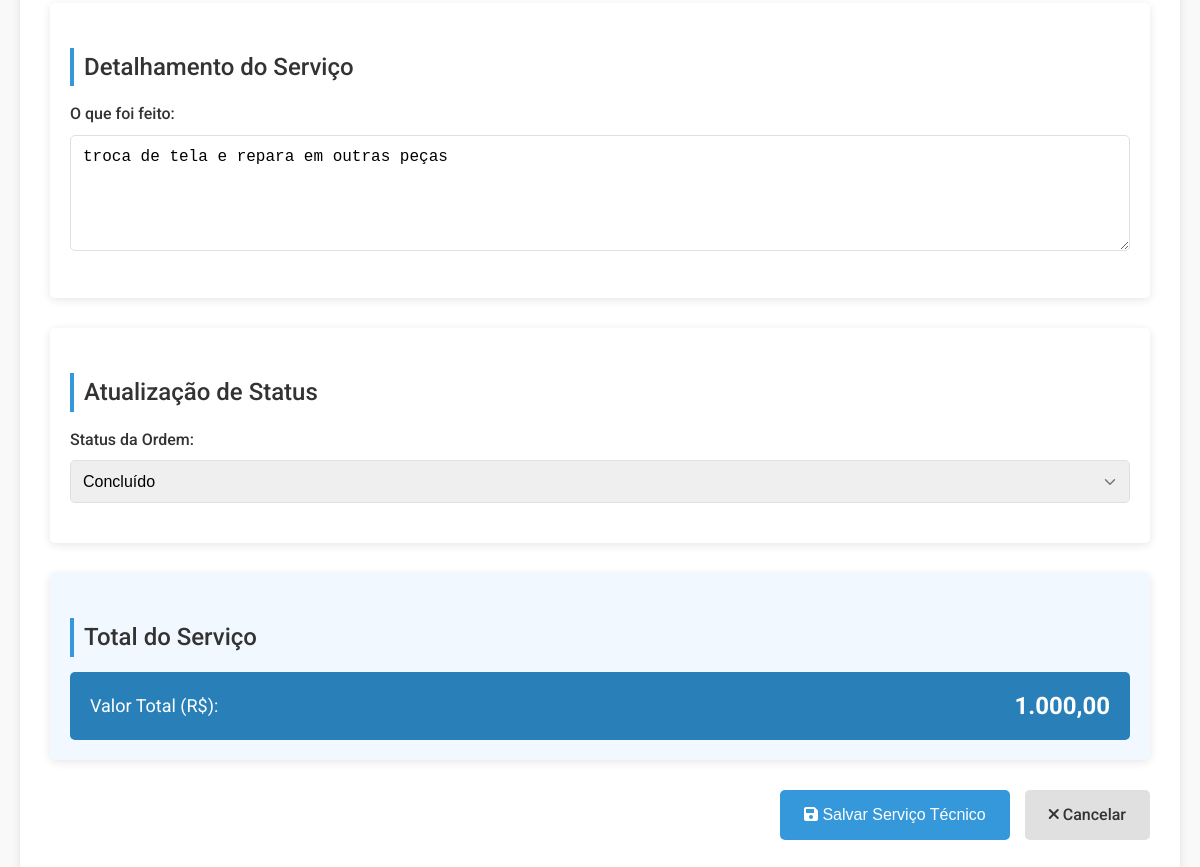
The app's page /servico-tecnico/5 (signed in, lower part), older data.
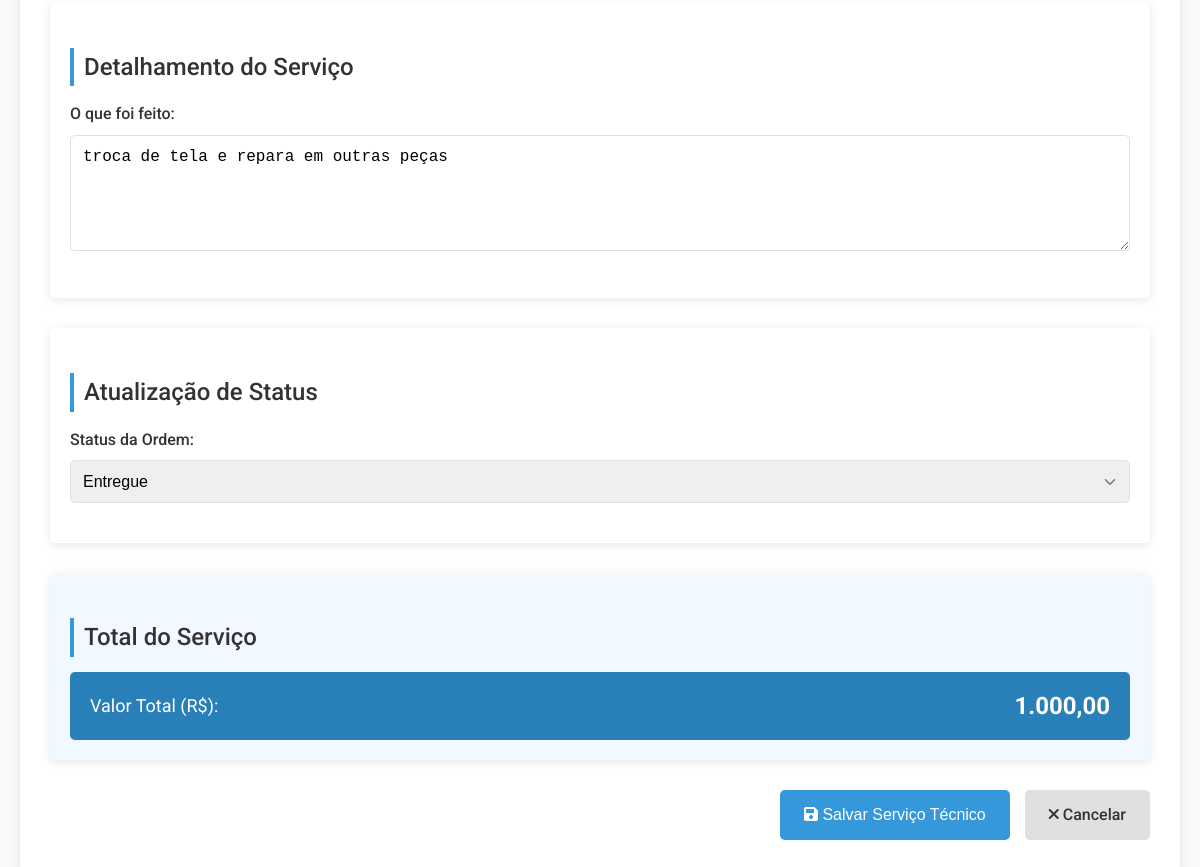
The same page, newer data.
### tables this page shows
CREATE TABLE ordens (
    id INTEGER PRIMARY KEY AUTOINCREMENT,
    equipamento_id INTEGER NOT NULL,
    usuario_id INTEGER NOT NULL,
    status TEXT NOT NULL,
    declaracao TEXT,
    relatorio_pecas TEXT,
    data_criacao TIMESTAMP DEFAULT CURRENT_TIMESTAMP, visivel INTEGER DEFAULT 1,
    FOREIGN KEY (equipamento_id) REFERENCES equipamentos (id),
    FOREIGN KEY (usuario_id) REFERENCES usuarios (id)
);

### app.py (the view, shortened to what this page needs)
@app.route('/servico-tecnico/<int:ordem_id>', methods=['GET', 'POST'])
@login_required
def servico_tecnico(ordem_id):
    with sqlite3.connect('database.db') as conn:
        cursor = conn.cursor()
        cursor.execute('''
            SELECT o.id, c.nome, e.marca, e.modelo, e.serie, e.estado_equipamento, e.defeito_relatado,
                   o.status, o.declaracao, o.relatorio_pecas, o.data_criacao, u.nome
            FROM ordens o
            JOIN equipamentos e ON o.equipamento_id = e.id
            JOIN clientes c ON e.cliente_id = c.id
            JOIN usuarios u ON o.usuario_id = u.id
            WHERE o.id = ?
        ''', (ordem_id,))
        ordem = cursor.fetchone()
        if not ordem:
            flash('Ordem de serviço não encontrada.')
            return redirect(url_for('index'))
        cursor.execute('''
            SELECT diagnostico, descricao_servico, valor_mao_obra, servico_realizado, produtos
            FROM servicos_tecnicos
            WHERE ordem_id = ?
        ''', (ordem_id,))
        servico = cursor.fetchone()
        if servico:
            produtos = json.loads(servico[4]) if servico[4] else []
            servico = {
                'diagnostico': servico[0],
                'descricao_servico': servico[1],
                'valor_mao_obra': servico[2],
                'servico_realizado': servico[3],
                'produtos': produtos
            }
    return render_template('servico_tecnico.html',
                           ordem=ordem,
                           servico=servico,
                           usuario=session.get('usuario_nome'))

### app.py (called while the page is built)
def login_required(view):
    @functools.wraps(view)
    def wrapped_view(**kwargs):
        if 'usuario_id' not in session:
            return redirect(url_for('login'))
        return view(**kwargs)
    return wrapped_view

### templates/servico_tecnico.html (shortened to what this page needs)
<!DOCTYPE html>
<html lang="pt-br">
<head>
    <link rel="stylesheet" href="https://cdnjs.cloudflare.com/ajax/libs/font-awesome/6.0.0/css/all.min.css">
    <link rel="stylesheet" href="{{ url_for('static', filename='css/style.css') }}">
</head>
<body>
    <div class="container">
        <form method="POST" class="form-servico" id="form-servico">
            <div class="form-section">
                <h2 class="subtitle">Detalhamento do Serviço</h2>
                <div class="form-group">
                    <label for="servico_realizado">O que foi feito:</label>
                    <textarea id="servico_realizado" name="servico_realizado" rows="5"
                        required>{{ servico.servico_realizado if servico else '' }}</textarea>
                </div>
            </div>
            <div class="form-section">
                <h2 class="subtitle">Atualização de Status</h2>
                <div class="form-group">
                    <label for="status">Status da Ordem:</label>
                    <select id="status" name="status" required>
                        <option value="Concluído" {% if ordem[7]=='Concluído' %}selected{% endif %}>Concluído</option>
                        <option value="Entregue" {% if ordem[7]=='Entregue' %}selected{% endif %}>Entregue</option>
                    </select>
                </div>
            </div>
            <div class="form-section total-section">
                <h2 class="subtitle">Total do Serviço</h2>
                <div class="total-box">
                    <div class="total-label">Valor Total (R$):</div>
                    <div class="total-value" id="valor-total">0,00</div>
                </div>
            </div>
            <div class="buttons">
                <button type="submit" class="btn-primary">
                    <i class="fas fa-save"></i> Salvar Serviço Técnico
                </button>
                <a href="{{ url_for('visualizar_ordem', ordem_id=ordem[0]) }}" class="btn-secondary">
                    <i class="fas fa-times"></i> Cancelar
                </a>
            </div>
        </form>
    </div>
</body>
</html>

Row changes from the older to the newer data that the page shows:
changed ordens: status "Concluído" → "Entregue"
